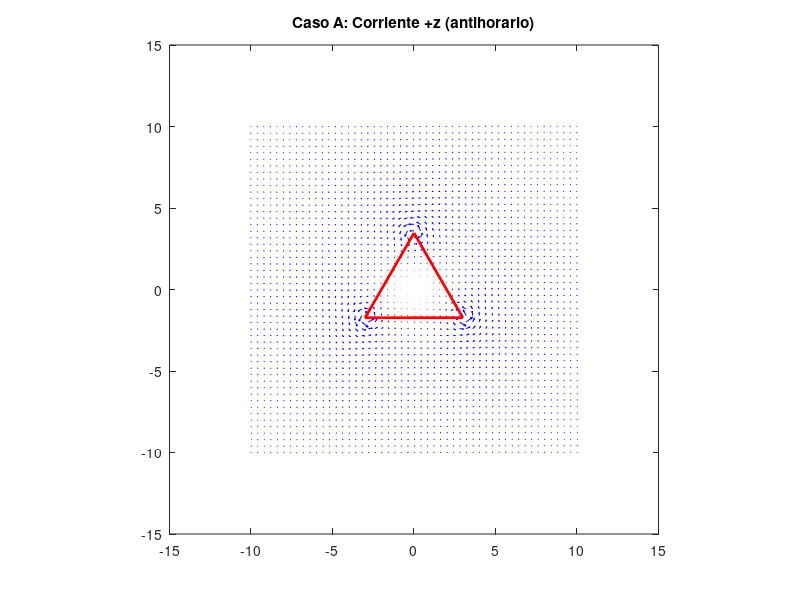
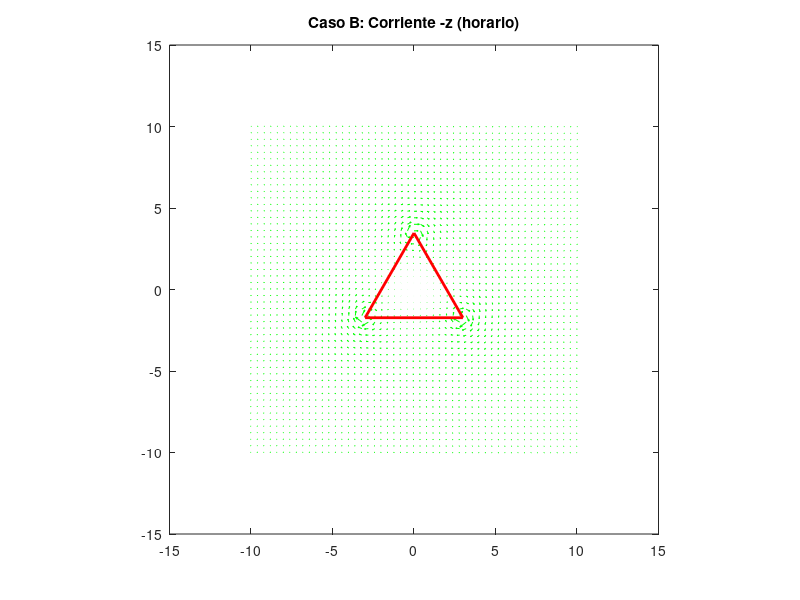

The MATLAB source for these figures, in order:
% CASO A: Corriente en dirección +z (antihorario)
clear; clf; hold off;
xa=-10:0.4:10;
ya=-10:0.4:10;
[x,y]=meshgrid(xa,ya);

% Parámetros del triángulo equilátero
a = 6;  % lado del triángulo
I = 1;  % intensidad de corriente

% Vértices del triángulo centrado en origen
h = a*sqrt(3)/2;
x1 = 0; y1 = 2*h/3;           % vértice superior
x2 = -a/2; y2 = -h/3;         % vértice inferior izquierdo
x3 = a/2; y3 = -h/3;          % vértice inferior derecho

% Campo magnético de cada lado del triángulo (antihorario)
% Lado 1-2
r12_sq = (x-x1).^2 + (y-y1).^2;
r12_sq(r12_sq < 0.1) = 0.1; % evitar singularidades
Bx12 = -I*(y-y1)./r12_sq;
By12 = I*(x-x1)./r12_sq;

% Lado 2-3
r23_sq = (x-x2).^2 + (y-y2).^2;
r23_sq(r23_sq < 0.1) = 0.1;
Bx23 = -I*(y-y2)./r23_sq;
By23 = I*(x-x2)./r23_sq;

% Lado 3-1
r31_sq = (x-x3).^2 + (y-y3).^2;
r31_sq(r31_sq < 0.1) = 0.1;
Bx31 = -I*(y-y3)./r31_sq;
By31 = I*(x-x3)./r31_sq;

% Campo total
Bx = Bx12 + Bx23 + Bx31;
By = By12 + By23 + By31;

% Graficar
quiver(x,y,Bx,By,'b');
hold on;
% Dibujar triángulo
plot([x1 x2 x3 x1], [y1 y2 y3 y1], 'r-', 'LineWidth', 2);
title('Caso A: Corriente +z (antihorario)');
axis square;

% CASO B: Corriente en dirección -z (horario)
figure;
clear; clf; hold off;
xa=-10:0.4:10;
ya=-10:0.4:10;
[x,y]=meshgrid(xa,ya);

% Parámetros del triángulo equilátero
a = 6;  % lado del triángulo
I = -1; % intensidad de corriente (negativa para horario)

% Vértices del triángulo centrado en origen
h = a*sqrt(3)/2;
x1 = 0; y1 = 2*h/3;           % vértice superior
x2 = -a/2; y2 = -h/3;         % vértice inferior izquierdo
x3 = a/2; y3 = -h/3;          % vértice inferior derecho

% Campo magnético de cada lado del triángulo (horario)
% Lado 1-3 (orden inverso)
r13_sq = (x-x1).^2 + (y-y1).^2;
r13_sq(r13_sq < 0.1) = 0.1;
Bx13 = -I*(y-y1)./r13_sq;
By13 = I*(x-x1)./r13_sq;

% Lado 3-2
r32_sq = (x-x3).^2 + (y-y3).^2;
r32_sq(r32_sq < 0.1) = 0.1;
Bx32 = -I*(y-y3)./r32_sq;
By32 = I*(x-x3)./r32_sq;

% Lado 2-1
r21_sq = (x-x2).^2 + (y-y2).^2;
r21_sq(r21_sq < 0.1) = 0.1;
Bx21 = -I*(y-y2)./r21_sq;
By21 = I*(x-x2)./r21_sq;

% Campo total
Bx = Bx13 + Bx32 + Bx21;
By = By13 + By32 + By21;

% Graficar
quiver(x,y,Bx,By,'g');
hold on;
% Dibujar triángulo
plot([x1 x2 x3 x1], [y1 y2 y3 y1], 'r-', 'LineWidth', 2);
title('Caso B: Corriente -z (horario)');
axis square;
